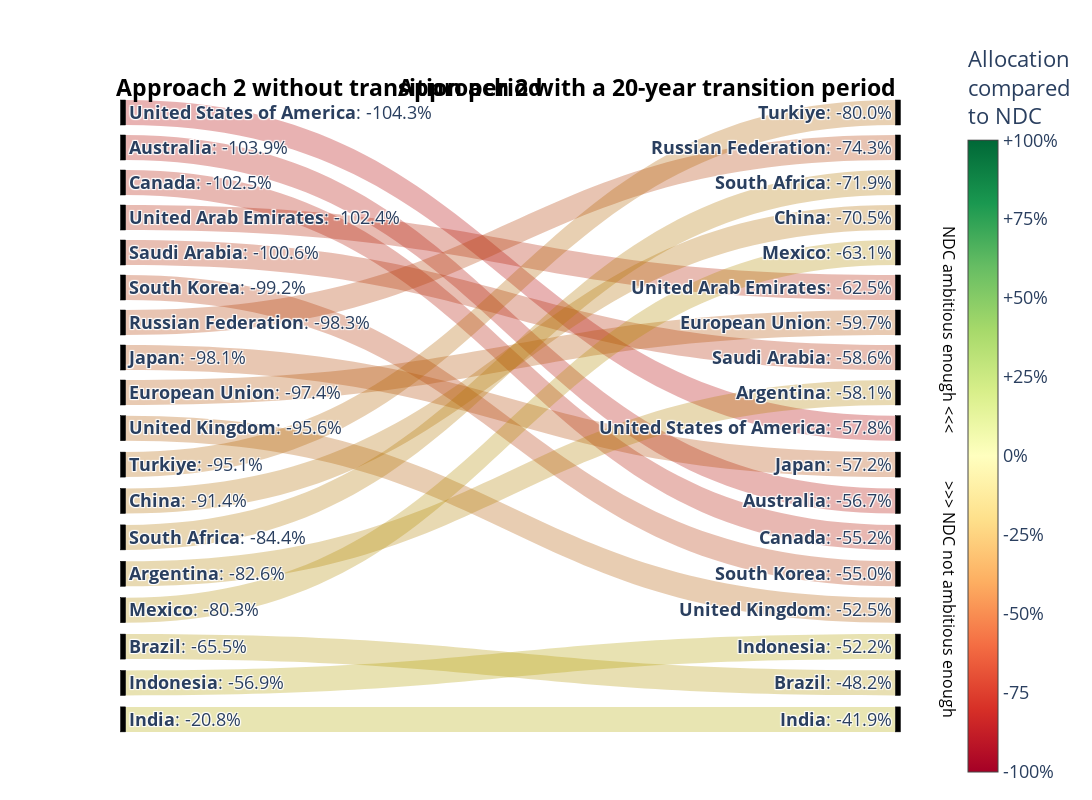

Write notebook code for a chart like this one.
### Markdown cell above
## Plot

### Code cell
c_i = 0
fig = make_subplots(
    rows=1,
    cols=1,
    specs=[[{"type": "sankey", "colspan": 1}]],
    horizontal_spacing=0,
    vertical_spacing=0.02,
)

colorbar_abs = dict(len=1, x=1, tickvals=[0, 1, 2, 3], ticktext=["1", "10", "100", "1000"])
ts = ["Below 1.5 degrees", "Well below 2 degrees", "Below 3 degrees", "Below 4 degrees"]

fig.add_trace(
    go.Sankey(
        arrangement="snap",
        node=dict(
            pad=10,
            x=[0.05] * (amount) + [0.95] * (amount),
            y=list(np.linspace(0.001, 0.999, (amount))) + list(np.linspace(0.001, 0.999, (amount))),
            #   x = [0.001, 0.001, 0.001, 0.001, 0.999, 0.999, 0.999, 0.999],
            #   y = [0.001, 75/285, 160/285, 190/285, 0.001, 75/285, 130/285, 215/285],
            thickness=5,
            line=dict(color="black", width=0.5),
            label=(
                [
                    "<b>"
                    + all_regions_names[all_regions_iso == r][0]
                    + "</b>: "
                    + str(
                        np.round(
                            float(np.array(ndc_deviations_onlyfew[0][0])[regs_onlyfew == r]) * 100,
                            1,
                        )
                    )
                    + "%"
                    for r in regs_onlyfew[np.argsort(ndc_deviations_onlyfew[0])[0][:amount]]
                ]  # +['Below top-'+str(amount)] +
                + [
                    "<b>"
                    + all_regions_names[all_regions_iso == r][0]
                    + "</b>: "
                    + str(
                        np.round(
                            float(np.array(ndc_deviations_onlyfew[0][1])[regs_onlyfew == r]) * 100,
                            1,
                        )
                    )
                    + "%"
                    for r in regs_onlyfew[np.argsort(ndc_deviations_onlyfew[0])[1][:amount]]
                ]
            ),  # +['Below top-'+str(amount)]),
            color="black",
        ),
        link=dict(
            source=sources_numeric,  # indices correspond to labels, eg A1, A2, A1, B1, ...
            target=targets_numeric,  # np.random.choice(np.arange(amount+1), size=amount+1, replace=False)+amount+1,
            value=[1] * len(targets_numeric),
            color=[
                "rgba(180," + str(0 + i / 1.5) + "," + str(0) + ", 0.3)"
                for i in np.linspace(0, 255, len(sources_numeric))
            ],
        ),
    ),
    1,
    1,
)


fig.update_layout(
    font_size=15,
)
# fig.update_traces(showscale=False)
fig.add_annotation(
    xref="paper",
    yref="paper",
    ax=0,
    align="center",
    ay=-0,
    showarrow=False,
    y=0.8,
    x=1.025,
    textangle=90,
    text="NDC ambitious enough <<<",
    font=dict(color="black", size=16),
)
fig.add_annotation(
    xref="paper",
    yref="paper",
    ax=0,
    align="center",
    ay=-0,
    showarrow=False,
    y=0.0,
    x=1.025,
    textangle=90,
    text=">>> NDC not ambitious enough",
    font=dict(color="black", size=16),
)

fig.add_annotation(
    xref="paper",
    yref="paper",
    ax=0,
    align="left",
    ay=-0,
    showarrow=False,
    y=1.05,
    x=0.04,
    text="<b>Approach 2 without transition period</b>",
    font=dict(color="black", size=23),
)
fig.add_annotation(
    xref="paper",
    yref="paper",
    ax=0,
    align="left",
    ay=-0,
    showarrow=False,
    y=1.05,
    x=0.95,
    text="<b>Approach 2 with a 20-year transition period</b>",
    font=dict(color="black", size=23),
)

# Adding a hidden scatter plot for color bar
fig.add_trace(
    go.Scatter(
        x=[None],
        y=[None],
        mode="markers",
        marker=dict(
            colorscale="RdYlGn",
            colorbar=dict(
                len=1.2,
                y=0.5,
                title="Allocation<br>compared<br>to NDC",
                tickvals=[-1, -0.75, -0.5, -0.25, 0, 0.25, 0.5, 0.75, 1],
                ticktext=["-100%", "-75", "-50%", "-25%", "0%", "+25%", "+50%", "+75%", "+100%"],
            ),
            cmin=-1,
            cmax=1,
            showscale=True,  # Display color bar
        ),
    )
)

fig.update_layout(
    paper_bgcolor="white",  # Set the outer background to white
    plot_bgcolor="white",  # Set the inner plot background to white
    font_size=18,
    xaxis=dict(
        showticklabels=False,  # Hide x-axis tick labels
        showgrid=False,  # Hide x-axis grid
        zeroline=False,  # Hide x-axis zero line
    ),
    yaxis=dict(
        showticklabels=False,  # Hide y-axis tick labels
        showgrid=False,  # Hide y-axis grid
        zeroline=False,  # Hide y-axis zero line
    ),
)
fig.update_layout(height=800, width=1750)

### Figure 1 — Plotly figure (JSON) as saved in the notebook; plotly's stock layout.template omitted (floating-point values rounded to 4 significant figures)
{"data": [{"arrangement": "snap", "domain": {"x": [0, 1], "y": [0, 1]}, "link": {"color": ["rgba(180,0.0,0, 0.3)", "rgba(180,10.0,0, 0.3)", "rgba(180,20.0,0, 0.3)", "rgba(180,30.0,0, 0.3)", "rgba(180,40.0,0, 0.3)", "rgba(180,50.0,0, 0.3)", "rgba(180,60.0,0, 0.3)", "rgba(180,70.0,0, 0.3)", "rgba(180,80.0,0, 0.3)", "rgba(180,90.0,0, 0.3)", "rgba(180,100.0,0, 0.3)", "rgba(180,110.0,0, 0.3)", "rgba(180,120.0,0, 0.3)", "rgba(180,130.0,0, 0.3)", "rgba(180,140.0,0, 0.3)", "rgba(180,150.0,0, 0.3)", "rgba(180,160.0,0, 0.3)", "rgba(180,170.0,0, 0.3)"], "source": [0, 1, 2, 3, 4, 5, 6, 7, 8, 9, 10, 11, 12, 13, 14, 15, 16, 17], "target": [27, 29, 30, 23, 25, 31, 19, 28, 24, 32, 18, 21, 20, 26, 22, 34, 33, 35], "value": [1, 1, 1, 1, 1, 1, 1, 1, 1, 1, 1, 1, 1, 1, 1, 1, 1, 1]}, "node": {"color": "black", "label": ["<b>United States of America</b>: -104.3%", "<b>Australia</b>: -103.9%", "<b>Canada</b>: -102.5%", "<b>United Arab Emirates</b>: -102.4%", "<b>Saudi Arabia</b>: -100.6%", "<b>South Korea</b>: -99.2%", "<b>Russian Federation</b>: -98.3%", "<b>Japan</b>: -98.1%", "<b>European Union</b>: -97.4%", "<b>United Kingdom</b>: -95.6%", "<b>Turkiye</b>: -95.1%", "<b>China</b>: -91.4%", "<b>South Africa</b>: -84.4%", "<b>Argentina</b>: -82.6%", "<b>Mexico</b>: -80.3%", "<b>Brazil</b>: -65.5%", "<b>Indonesia</b>: -56.9%", "<b>India</b>: -20.8%", "<b>Turkiye</b>: -80.0%", "<b>Russian Federation</b>: -74.3%", "<b>South Africa</b>: -71.9%", "<b>China</b>: -70.5%", "<b>Mexico</b>: -63.1%", "<b>United Arab Emirates</b>: -62.5%", "<b>European Union</b>: -59.7%", "<b>Saudi Arabia</b>: -58.6%", "<b>Argentina</b>: -58.1%", "<b>United States of America</b>: -57.8%", "<b>Japan</b>: -57.2%", "<b>Australia</b>: -56.7%", "<b>Canada</b>: -55.2%", "<b>South Korea</b>: -55.0%", "<b>United Kingdom</b>: -52.5%", "<b>Indonesia</b>: -52.2%", "<b>Brazil</b>: -48.2%", "<b>India</b>: -41.9%"], "line": {"color": "black", "width": 0.5}, "pad": 10, "thickness": 5, "x": [0.05, 0.05, 0.05, 0.05, 0.05, 0.05, 0.05, 0.05, 0.05, 0.05, 0.05, 0.05, 0.05, 0.05, 0.05, 0.05, 0.05, 0.05, 0.95, 0.95, 0.95, 0.95, 0.95, 0.95, 0.95, 0.95, 0.95, 0.95, 0.95, 0.95, 0.95, 0.95, 0.95, 0.95, 0.95, 0.95], "y": [0.001, 0.05971, 0.1184, 0.1771, 0.2358, 0.2945, 0.3532, 0.4119, 0.4706, 0.5294, 0.5881, 0.6468, 0.7055, 0.7642, 0.8229, 0.8816, 0.9403, 0.999, 0.001, 0.05971, 0.1184, 0.1771, 0.2358, 0.2945, 0.3532, 0.4119, 0.4706, 0.5294, 0.5881, 0.6468, 0.7055, 0.7642, 0.8229, 0.8816, 0.9403, 0.999]}, "type": "sankey"}, {"marker": {"cmax": 1, "cmin": -1, "colorbar": {"len": 1.2, "ticktext": ["-100%", "-75", "-50%", "-25%", "0%", "+25%", "+50%", "+75%", "+100%"], "tickvals": [-1, -0.75, -0.5, -0.25, 0, 0.25, 0.5, 0.75, 1], "title": {"text": "Allocation<br>compared<br>to NDC"}, "y": 0.5}, "colorscale": [[0, "rgb(165,0,38)"], [0.1, "rgb(215,48,39)"], [0.2, "rgb(244,109,67)"], [0.3, "rgb(253,174,97)"], [0.4, "rgb(254,224,139)"], [0.5, "rgb(255,255,191)"], [0.6, "rgb(217,239,139)"], [0.7, "rgb(166,217,106)"], [0.8, "rgb(102,189,99)"], [0.9, "rgb(26,152,80)"], [1, "rgb(0,104,55)"]], "showscale": true}, "mode": "markers", "type": "scatter", "x": [null], "y": [null]}], "layout": {"annotations": [{"align": "center", "ax": 0, "ay": 0, "font": {"color": "black", "size": 16}, "showarrow": false, "text": "NDC ambitious enough <<<", "textangle": 90, "x": 1.025, "xref": "paper", "y": 0.8, "yref": "paper"}, {"align": "center", "ax": 0, "ay": 0, "font": {"color": "black", "size": 16}, "showarrow": false, "text": ">>> NDC not ambitious enough", "textangle": 90, "x": 1.025, "xref": "paper", "y": 0, "yref": "paper"}, {"align": "left", "ax": 0, "ay": 0, "font": {"color": "black", "size": 23}, "showarrow": false, "text": "<b>Approach 2 without transition period</b>", "x": 0.04, "xref": "paper", "y": 1.05, "yref": "paper"}, {"align": "left", "ax": 0, "ay": 0, "font": {"color": "black", "size": 23}, "showarrow": false, "text": "<b>Approach 2 with a 20-year transition period</b>", "x": 0.95, "xref": "paper", "y": 1.05, "yref": "paper"}], "font": {"size": 18}, "height": 800, "paper_bgcolor": "white", "plot_bgcolor": "white", "width": 1750, "xaxis": {"showgrid": false, "showticklabels": false, "zeroline": false}, "yaxis": {"showgrid": false, "showticklabels": false, "zeroline": false}}}
